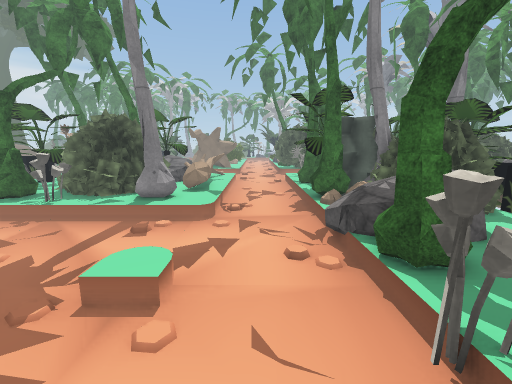
[1] (above)

24 first-person views from a walk through a scene from a Unity 3-D project. The camera is 1.5 m above the floor, tilts 10° down and sees 90° across. The floor is counted in squares, 0.5 m on a side. Each view is taken from the middle of a square. On the plan, view 1 faces up. The plan holds only what a view shows up to about 19 squares ahead; the rest is blank. The place goes on beyond the plan. The player character is not drawn. Some surface patterns are stand-ins.

[2]
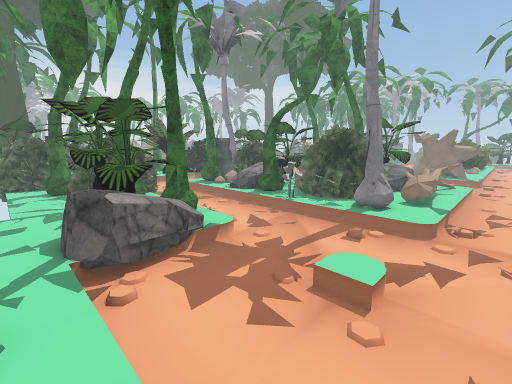

[3]
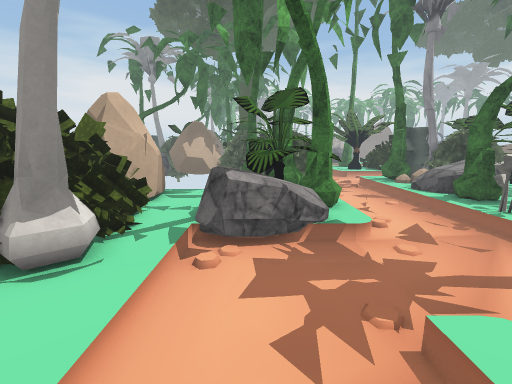

[4]
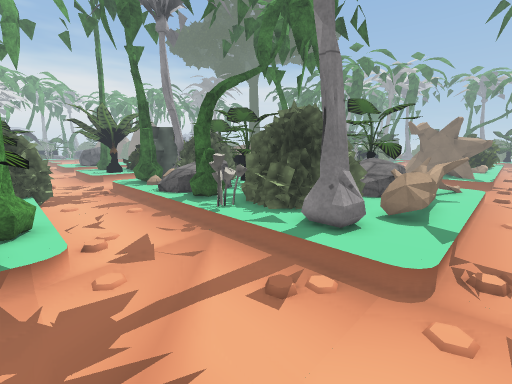

[5]
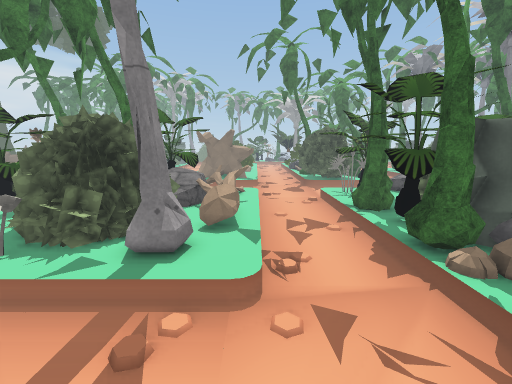

[6]
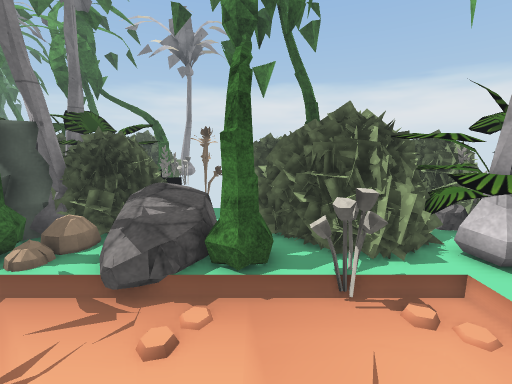

[7]
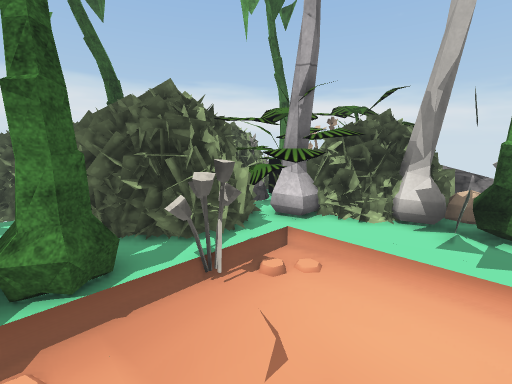

[8]
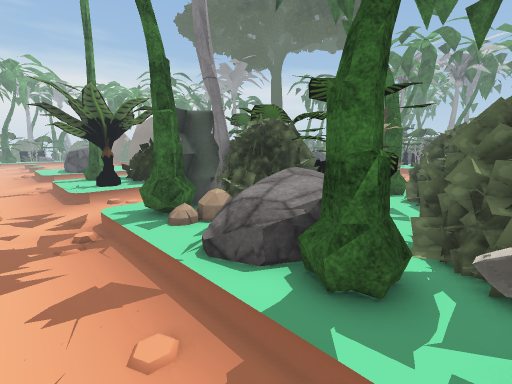

[9]
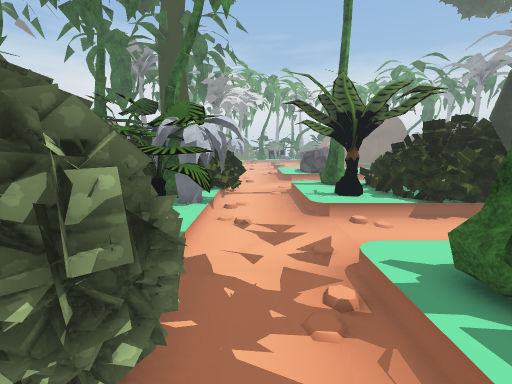

[10]
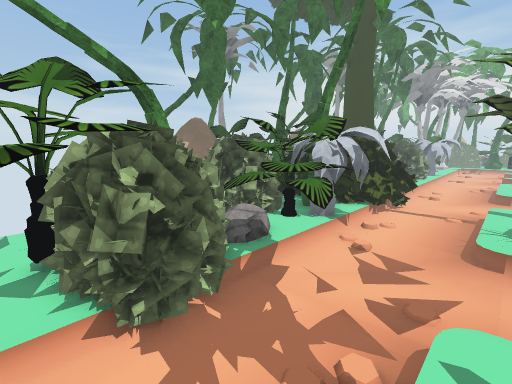

[11]
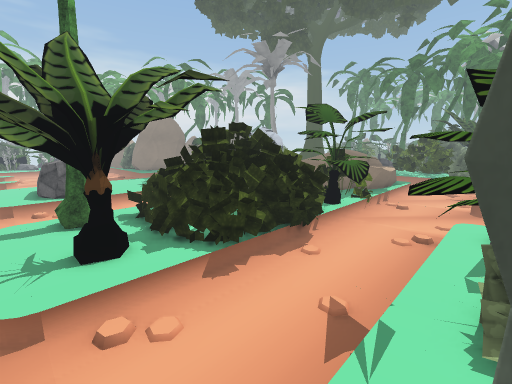

[12]
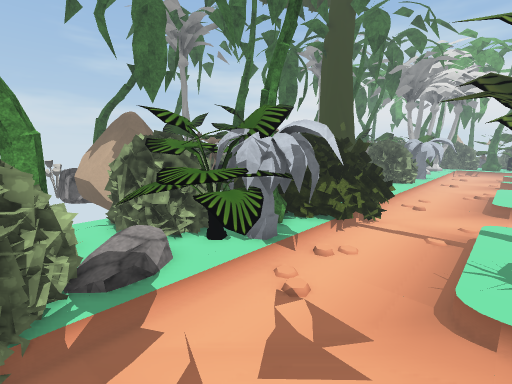

[13]
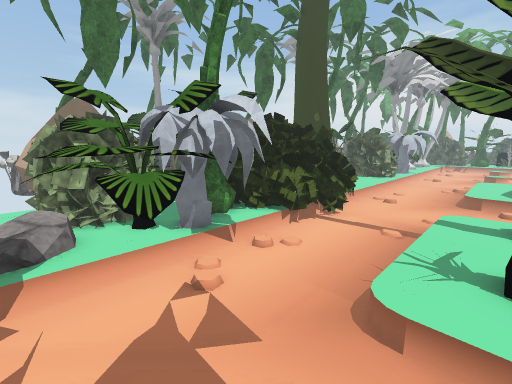

[14]
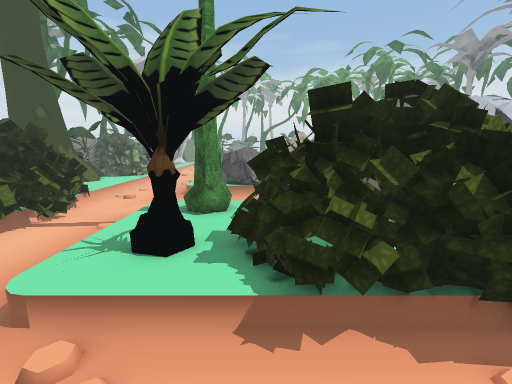

[15]
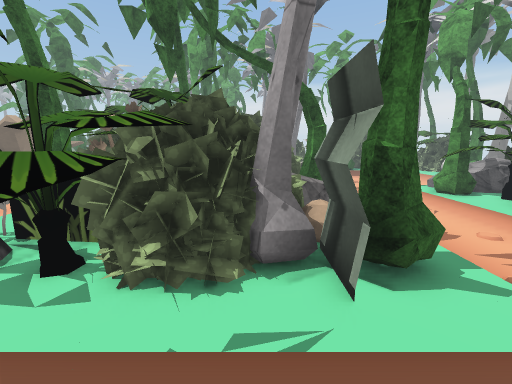

[16]
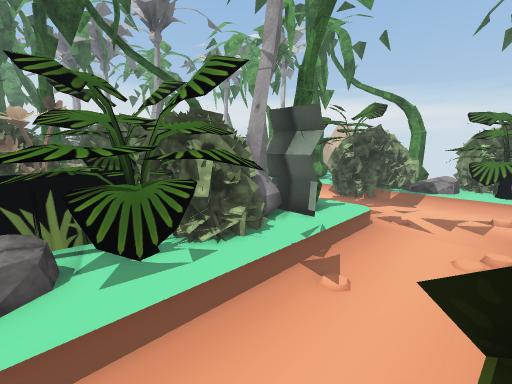

[17]
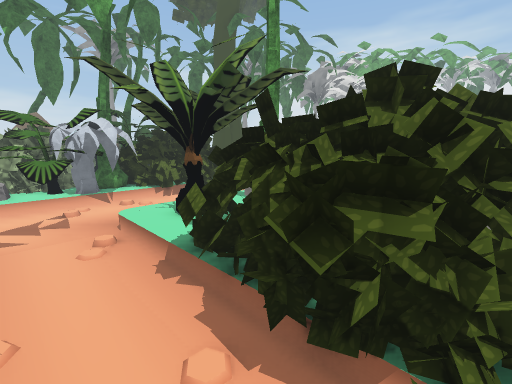

[18]
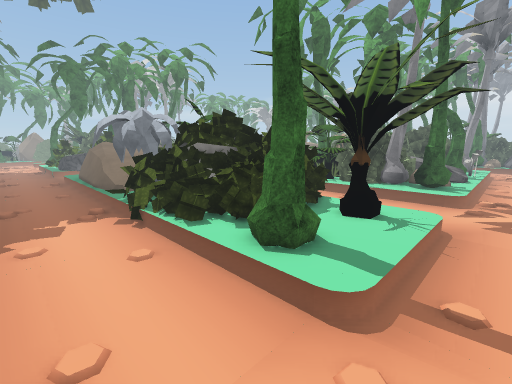

[19]
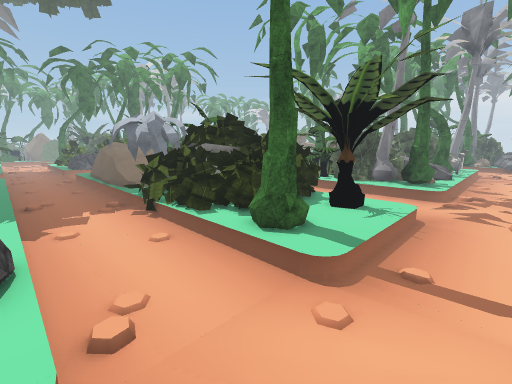

[20]
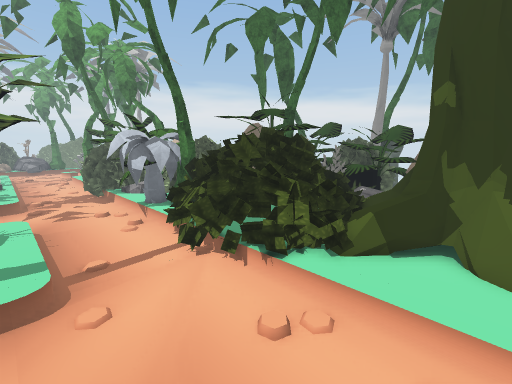

[21]
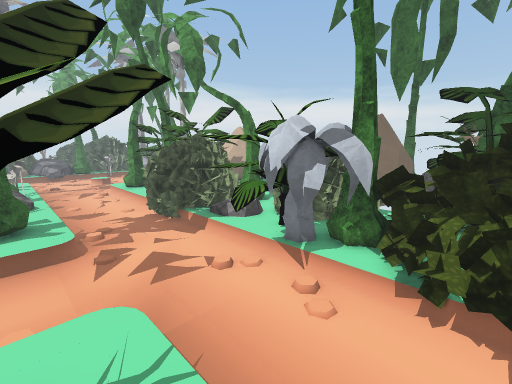

[22]
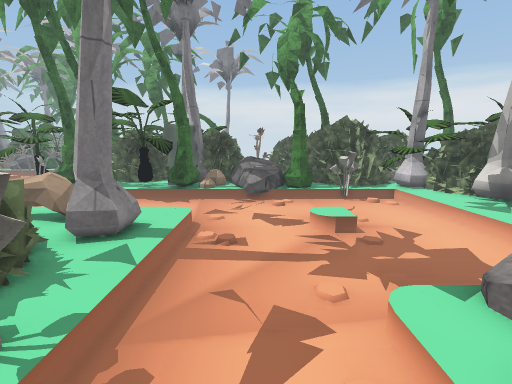

[23]
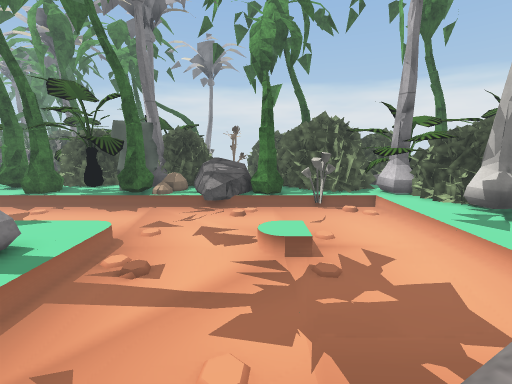

[24]
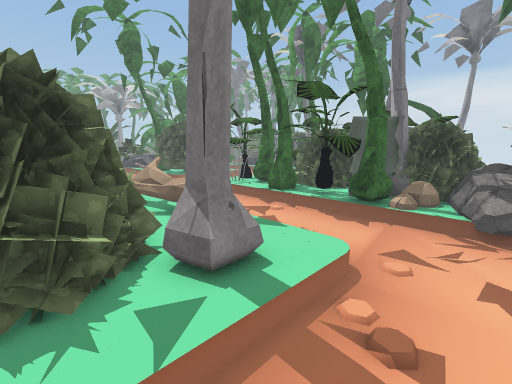

### Floor plan
Key: @ floor where view 1 was taken; # wall or solid block; x gap in a wall; . main floor; : floor 0.25 m higher than the main floor; + floor 0.75 m higher than the main floor; / step, stairs or slope; = window, fence, low wall or low ledge; ^ raised ledge; T palm tree; R rock; B bush; O other object.
Columns run from 40 left of view 1 to 9 right of it. Each row starts with its distance up from view 1.
 22   /....OOO# OOOO...:/ RO TTOO  OOOO OOO... #OOO OO
 21   /...=########....OROO   OOOO   RRR OO....OOOT  O
 20   /...=#########...OO OO ###OO   RRR OO....OOTT OO
 19   //..=#########...OOOO#####OO TTRRROO//...OO   O
 18  ://...==#######..OOOOB#####   O R+OOO/ ...#T OO
 17  :/....########=...OBBBB#### OOO  O: //... TTOOO
 16   /.. .#######==...:#BBB####OOO OOO# //.. .OOOOOO
 15  RR....O##O###O....::#BBRR R OOOOOO #//....OOOOO
 14   R....O##:OOOO....::OBBR   :OOOOOO#O//....OOO
 13 RR/ ...TT#:OOOO ...::T#OR   TTOOOO###://...#TO#
 12 ::/ ...:T::OOOO ...:TT#O:R /TT:######:/ ...TTO#O
 11 ::/..../:::OOOO..../:::::R/::::O::::::/....OOOOOO
 10 ...... ........... ..#..............#./ ...O  OOOO
  9 ...........................................RRRRRO
  8 ..........................................RO    ^
  7 /.//..=####. ## .....### ..... /...........O  R
  6 ////#=######O#OOOO//BBBB//////////...//....TTx=
  5 OOO#########OOOOOO//BB########TOO....:/....TT:#O#
  4  OO##########TO#OO+BB###    ###RR... .#....OOOOOO
  3 =#=^###  #####OOOO:+B##      # RR..........OOOOO
  2 ###=###  OOO  BBBB:TT##      #RRR..........OOOO
  1   #####  OOO  BBBB:TT         RRRx ....... #OOO
  0     ###  OOO  BBBB:::         R#R///////@//OOOO
 -1      ### TTOT  BB          ::::##:::::::::#OOOO
 -2      ROOTTTT  O            :  =##=#O:::::BBOOO RRB
 -3      RR  T TTTOOOTT       OOOO###### TTOBBBBO  ROO
 -4    O  OO OOOTTOOOO         OOO ####   T#BBBB  OOOO
 -5    OOO  OOOOOT   O          OO  ##     BBB      BB

Where each view was taken, in squares from view 1:
view 1: 0 up, 0 right, facing up
view 2: 1 down, 0 right, facing up-left
view 3: 2 up, 0 right, facing left
view 4: 5 up, 1 left, facing up-left
view 5: 5 up, 2 left, facing up
view 6: 5 up, 3 left, facing right
view 7: 6 up, 2 left, facing down-right
view 8: 8 up, 10 left, facing up-left
view 9: 8 up, 15 left, facing left
view 10: 11 up, 16 left, facing down-left
view 11: 11 up, 20 left, facing up-left
view 12: 11 up, 20 left, facing down-left
view 13: 12 up, 22 left, facing down-left
view 14: 15 up, 22 left, facing left
view 15: 15 up, 24 left, facing right
view 16: 21 up, 25 left, facing down-right
view 17: 21 up, 23 left, facing down-left
view 18: 9 up, 37 left, facing up-right
view 19: 8 up, 38 left, facing up-right
view 20: 11 up, 40 left, facing down-right
view 21: 12 up, 31 left, facing down-right
view 22: 8 up, 12 left, facing right
view 23: 6 up, 10 left, facing right
view 24: 8 up, 8 left, facing up-right
